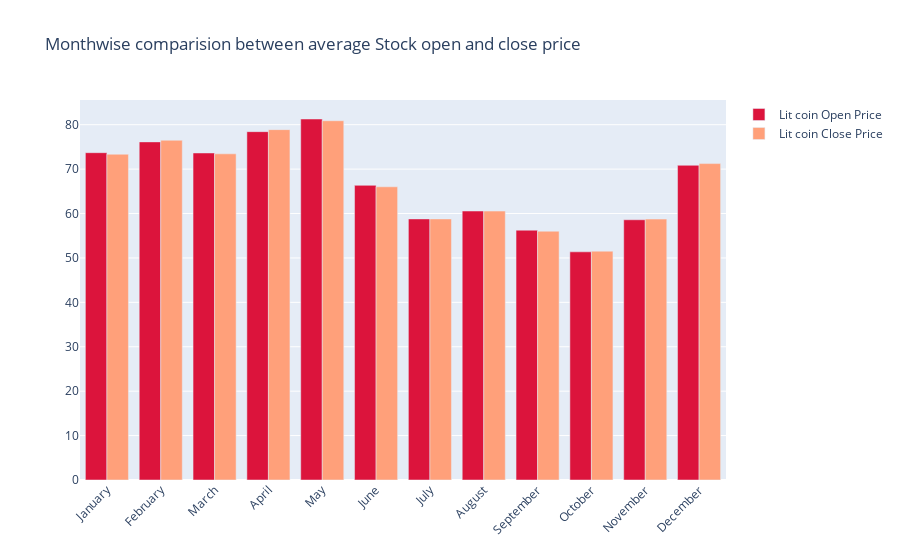

The notebook cell saved with this chart:
### Code cell
PlotMonthlyPrice(monthvise, 'Lit coin')

### Figure 1 — Plotly figure (JSON) as saved in the notebook; plotly's stock layout.template omitted (floating-point values rounded to 4 significant figures)
{"data": [{"marker": {"color": "crimson"}, "name": "Lit coin Open Price", "type": "bar", "x": ["January", "February", "March", "April", "May", "June", "July", "August", "September", "October", "November", "December"], "y": [73.7, 76.13, 73.63, 78.44, 81.29, 66.35, 58.79, 60.57, 56.25, 51.38, 58.6, 70.86]}, {"marker": {"color": "lightsalmon"}, "name": "Lit coin Close Price", "type": "bar", "x": ["January", "February", "March", "April", "May", "June", "July", "August", "September", "October", "November", "December"], "y": [73.35, 76.5, 73.44, 78.89, 80.9, 66.02, 58.78, 60.55, 56.02, 51.53, 58.75, 71.25]}], "layout": {"barmode": "group", "title": {"text": "Monthwise comparision between average Stock open and close price"}, "xaxis": {"tickangle": -45}}}
